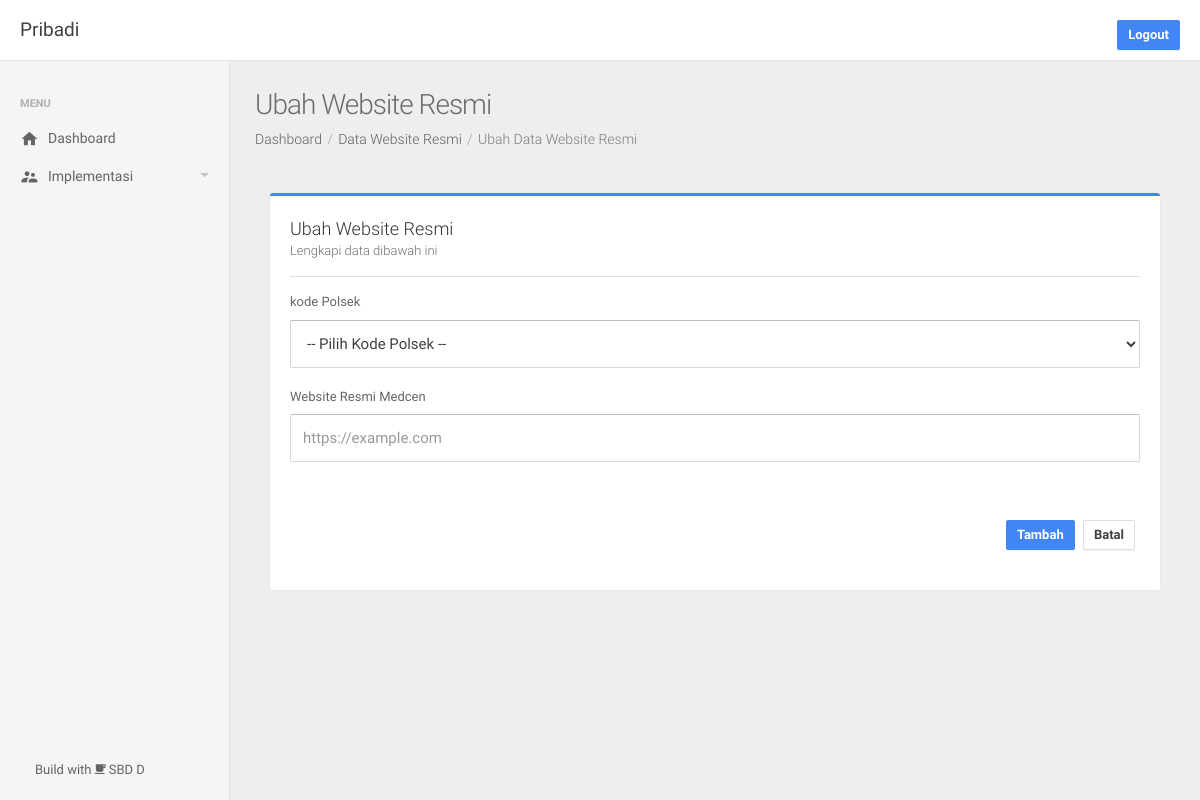
Before: /website_resmi/1/ubah/ (signed in) with the older database file.
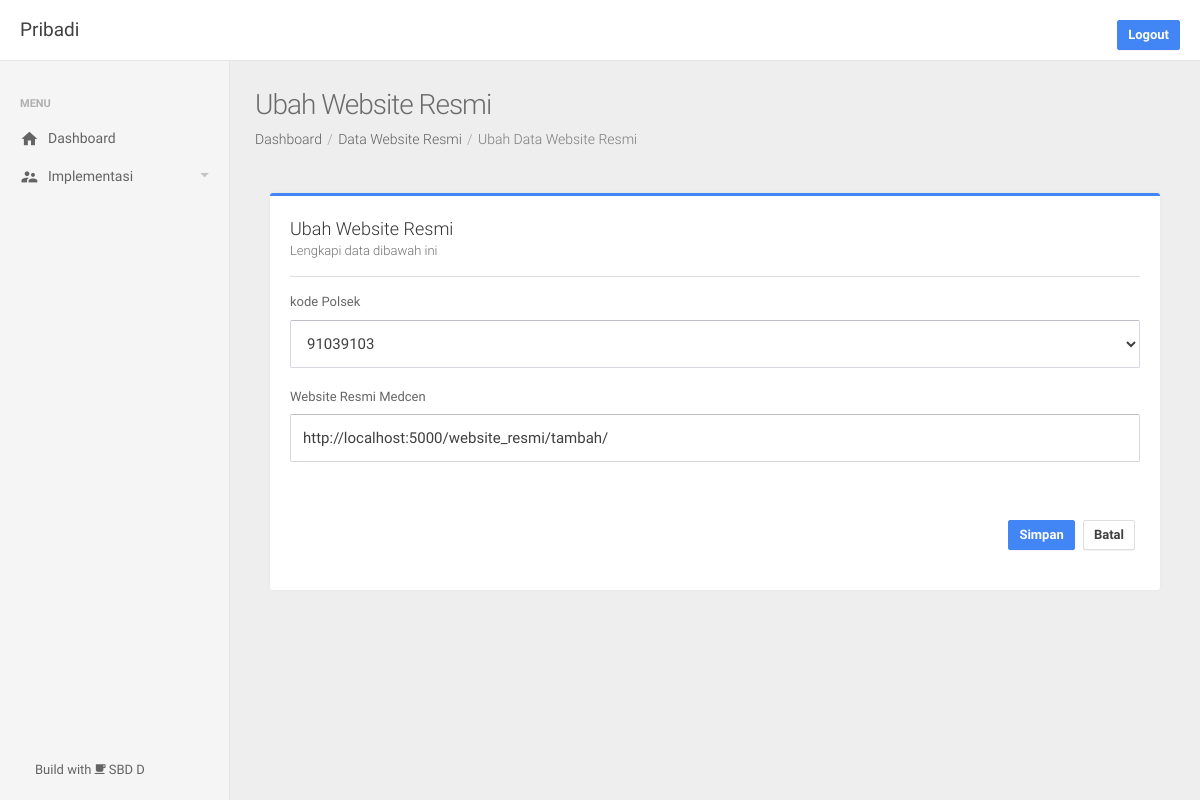
After: the same page with the newer database file.
### app/models.py (models this page shows)
class User(db.Model, UserMixin):
    id = db.Column(db.Integer, primary_key=True)
    username = db.Column(db.String(30), nullable=False)
    password = db.Column(db.Text, nullable=False)

class WebsiteResmiPolsek(db.Model):
    id = db.Column(db.Integer, primary_key=True)
    kodePolsek = db.Column(db.Integer, unique=False)
    WebsiteResmiPolsek = db.Column(db.String(12), nullable=True)

class WebsiteResmiMedcen(db.Model):
    id = db.Column(db.Integer, primary_key=True)
    kodePolsek = db.Column(db.Integer, unique=False)
    WebsiteResmiMedcen = db.Column(db.String(12), nullable=True)

### app/routes.py (the view)
@app.route('/website_resmi/<id>/ubah/', methods=['GET','POST'])
@login_required
def webresmiEdit(id):
    data = WebsiteResmiPolsek.query.filter_by(id=id).first()
    data2 = WebsiteResmiMedcen.query.filter_by(id=id).first()
    if request.method == 'POST':
        if current_user.username == 'polsek':
            data.kodePolsek = request.form['kodePolsek']
            data.WebsiteResmiPolsek = request.form['webPolsek']
            db.session.commit()
            return redirect(url_for('webresmi'))
        if current_user.username == 'medcen':
            data2.kodePolsek = request.form['kodePolsek']
            data2.WebsiteResmiMedcen = request.form['webMedcen']
            db.session.commit()
            return redirect(url_for('webresmi'))
    else:
        return render_template('webresmi/webresmiAdd.html', title='Ubah Website Resmi', submenu='dataWebsite Resmi' ,link1='Data Website Resmi', link2='Ubah Data Website Resmi', link3='website_resmi/',data2=data2, data=data,  dataPolsek=Polsek.query.all())

### app/models.py (called while the page is built)
@login_manager.user_loader
def load_user(user_id):
    return User.query.get(int(user_id))

### app/templates/webresmi/webresmiAdd.html (shortened to what this page needs)
{% extends 'layout.html' %}
{% block styles %}
<link rel="stylesheet" type="text/css" href="{{ url_for ('static', filename='assets/lib/select2/css/select2.min.css') }}"/>
<link rel="stylesheet" type="text/css" href="{{ url_for ('static', filename='assets/lib/bootstrap-slider/css/bootstrap-slider.css') }}"/>
{% endblock styles %}
{% block content %}
<div class="col-sm-12">
    <div class="panel panel-default panel-border-color panel-border-color-primary">
      <div class="panel-heading panel-heading-divider">{{title}}<span class="panel-subtitle">Lengkapi data dibawah ini</span></div>
      <div class="panel-body">
        <form method="POST" data-parsley-validate="" novalidate="" enctype="multipart/form-data">
            <div class="form-group">
              <label>kode Polsek</label>
              <select name="kodePolsek" parsley-trigger="change" required="" placeholder="Masukan Pekerjaan" autocomplete="off" class="form-control">
                  <option>{% if data or data2 %}{{data.kodePolsek}}{{data2.kodePolsek}}{% else %} -- Pilih Kode Polsek -- {% endif %} </option>
              </select>
            </div>
            {% if current_user.username == 'polsek' %}
              <div class="form-group">
                <label>Website Resmi Polsek</label>
                <input type="text" name="webPolsek" required="" autocomplete="off" class="form-control" value="{% if data %}{{data.WebsiteResmiPolsek}}{% endif %}" placeholder="https://example.com">
              </div>
            {% else %}
              <div class="form-group">
                <label>Website Resmi Medcen</label>
                <input type="text" name="webMedcen" required="" autocomplete="off" class="form-control" value="{% if data2 %}{{data2.WebsiteResmiMedcen}}{% endif %}" placeholder="https://example.com">
              </div>
            {% endif %}
          <br><br>
          <p class="text-right">
            <button type="submit" class="btn btn-space btn-primary">{% if data or data2 %}Simpan {% else %}Tambah{% endif %}</button>
            <a href="{% if title == 'Tambah Pribadi' or 'Ubah Pribadi' %} /website_resmi/ {% else %} /website_resmi/ {% endif %}" class="btn btn-space btn-default">Batal</a>
          </p>
        </form>
      </div>
    </div>
</div>
{% endblock content %}

### app/templates/layout.html (shortened to what this page needs)
<!DOCTYPE html>
<html lang="en">
<head>
    <link rel="stylesheet" type="text/css" href="{{ url_for ('static', filename='assets/lib/perfect-scrollbar/css/perfect-scrollbar.min.css') }}"/>
    <link rel="stylesheet" type="text/css" href="{{ url_for ('static', filename='assets/lib/material-design-icons/css/material-design-iconic-font.min.css') }}"/>
    <link rel="stylesheet" type="text/css" href="{{ url_for ('static', filename='assets/lib/jquery.vectormap/jquery-jvectormap-1.2.2.css') }}"/>
    <link rel="stylesheet" type="text/css" href="{{ url_for ('static', filename='assets/lib/jqvmap/jqvmap.min.css') }}"/>
    <link rel="stylesheet" type="text/css" href="{{ url_for ('static', filename='assets/lib/datetimepicker/css/bootstrap-datetimepicker.min.css') }}"/>
    <link rel="stylesheet" href="{{ url_for ('static', filename='assets/css/style.css') }}" type="text/css"/>
        {% block styles %}
        {% endblock styles %}
  </head>
  <body>
    <div class="be-wrapper be-fixed-sidebar">
      {% include 'snippets/topbar.html' %}
      {% include 'snippets/sidebar.html' %}
      <div class="be-content">
        <div class="page-head">
          <h2 class="page-head-title">{{title}}</h2>
          <ol class="breadcrumb page-head-nav">
            <li><a href="/dashboard">Dashboard</a></li>
            {% if link2 %}
              <li><a href="/{{link3}}">{{link1}}</a></li>
              <li class="{% if link2 %} active {% endif %}">{{link2}}</li>
            {% else %}
              <li class="{% if link1 %} active {% endif %}">{{link1}}</li>
            {% endif %}
          </ol>
        </div>
        <div class="main-content container-fluid">
        {% block content %}
        {% endblock content %}
        </div>
    </div>
  </body>
</html>

### app/templates/snippets/topbar.html
<nav class="navbar navbar-default navbar-fixed-top be-top-header">
  <div class="container-fluid">
    <div class="be-right-navbar">
      <div class="page-title"><span>{{current_user.username|capitalize}}</span></div>
      <ul class="nav navbar-nav navbar-right be-user-nav">
        <br>
        {% if current_user.is_authenticated %}
          <a href="{{ url_for ('logout') }}" class="btn btn-primary">
            Logout
          </a>
        {% endif %}
      </ul>
    </div>
  </div>
</nav>

### app/templates/snippets/sidebar.html (shortened to what this page needs)
<div class="be-left-sidebar">
    <div class="left-sidebar-wrapper"><a href="/dashboard" class="left-sidebar-toggle">Dashboard</a>
      <div class="left-sidebar-spacer">
        <div class="left-sidebar-scroll">
          <div class="left-sidebar-content">
            <ul class="sidebar-elements">
              <li class="divider">Menu</li>
              <li class="{% if menu == 'dashboard' %} active {% endif %}"><a href="/dashboard"><i class="icon mdi mdi-home"></i><span>Dashboard</span></a>
              </li>
              <li class="parent {% if menu == 'penduduk' %} active open {% endif %}"><a href="#"><i class="icon mdi mdi-accounts-alt""></i><span>Implementasi</span></a>
              </li>
          </div>
        </div>
      </div>
      <div class="progress-widget">
        <div class="progress-data" style="margin-left: 15px;">
          <span class="name">Build with <i class="mdi mdi-coffee"></i> SBD D</span>
        </div>
      </div>
    </div>
  </div>

Changed rows visible on the page:
added WebsiteResmiPolsek: kodePolsek "91039103"
added WebsiteResmiMedcen: webMedcen "http://localhost:5000/website_resmi/tambah/"
Other visible differences:
form field kodePolsek: "-- Pilih Kode Polsek --" → (not shown)
text no longer shown: "Tambah"
text now shown: "Simpan"
